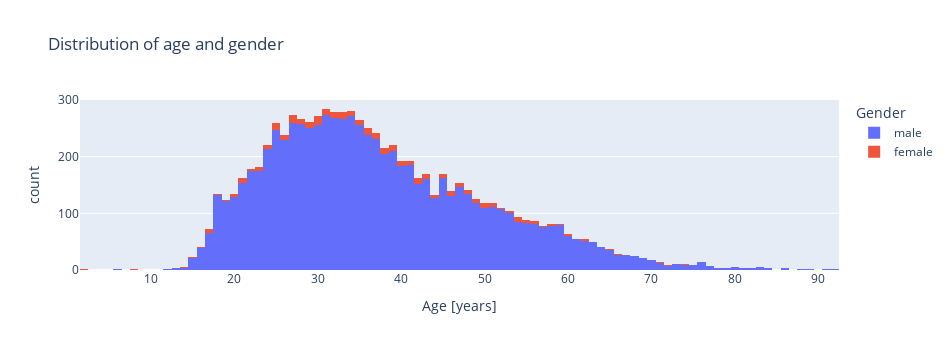

The notebook cell this image was saved under:
### Code cell
df_filtered = df[df['gender'] != 'non-binary']

fig = px.histogram(df_filtered, x='age', color='gender', title='Distribution of age and gender', labels={'age': 'Age [years]', 'gender': 'Gender'},
                    height=350, width=950)

fig.show()

### Figure 1 — Plotly figure (JSON) as saved in the notebook; plotly's stock layout.template omitted (floating-point values rounded to 4 significant figures; data arrays with more than 128 entries replaced by an {"elided": "..."} marker saying what was removed)
{"data": [{"alignmentgroup": "True", "bingroup": "x", "hovertemplate": "Gender=male<br>Age [years]=%{x}<br>count=%{y}<extra></extra>", "legendgroup": "male", "marker": {"color": "#636efa", "pattern": {"shape": ""}}, "name": "male", "offsetgroup": "male", "orientation": "v", "showlegend": true, "type": "histogram", "x": {"elided": "8391 int values"}, "xaxis": "x", "yaxis": "y"}, {"alignmentgroup": "True", "bingroup": "x", "hovertemplate": "Gender=female<br>Age [years]=%{x}<br>count=%{y}<extra></extra>", "legendgroup": "female", "marker": {"color": "#EF553B", "pattern": {"shape": ""}}, "name": "female", "offsetgroup": "female", "orientation": "v", "showlegend": true, "type": "histogram", "x": {"elided": "385 int values"}, "xaxis": "x", "yaxis": "y"}], "layout": {"barmode": "relative", "height": 350, "legend": {"title": {"text": "Gender"}, "tracegroupgap": 0}, "title": {"text": "Distribution of age and gender"}, "width": 950, "xaxis": {"anchor": "y", "domain": [0, 1], "title": {"text": "Age [years]"}}, "yaxis": {"anchor": "x", "domain": [0, 1], "title": {"text": "count"}}}}
